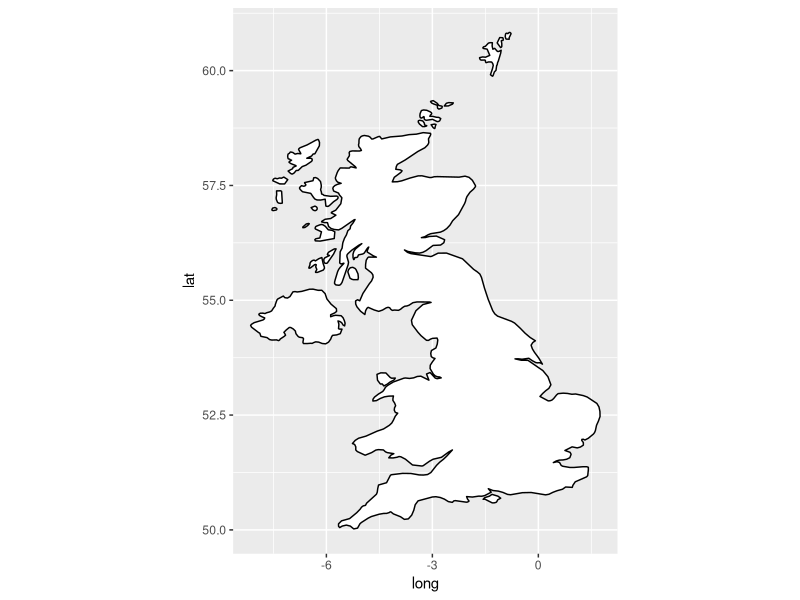

The R source for this figure: (Note: this script raises an error after producing the figure.)
# Plot strandings as hex grids rather than points
# Because it looks cool :)

library(ggplot2)
library(viridis)
library(dplyr)

# Extract UK map
uk <- map_data("world", region = "UK")

# Create base map
gg1 <- 
  ggplot() + 
  geom_polygon(data = uk, aes(x = long, y = lat, group = group), 
               fill = "white", color = "black") + 
  coord_fixed(1.3) 

# Read in the strandings data
ds <- read_csv("cleaned-data/cleandatesnames.csv")

# Remove NAs from coordinates
# And restrict to things in UK waters
ds <- ds %>%
  filter(!is.na(Latitude) & !is.na(Longitude)) %>%
  filter(Latitude < 65 & Latitude > 45) %>%
  filter(Longitude < 3 & Latitude > -8)

# Basic plot using viridis colour scheme
# Note that you can change bins and transparency
gg1+
geom_hex(data = ds, aes(y = Latitude, x= Longitude), bins = 25, alpha = 0.5) +
scale_fill_gradientn(colours = viridis(4))

# More complex plot, with axes removed, smaller bins, defined colours, and simpler legend
gg1+
  geom_hex(data = ds, aes(y = Latitude, x= Longitude), bins = 50, alpha = 0.5) +
  scale_fill_gradientn(colours = c("blue", "red")) +
  theme(axis.line  = element_blank(),
        axis.text  = element_blank(),
        axis.ticks = element_blank(),
        axis.title = element_blank()) +
  guides(fill = guide_colorbar(title = NULL, ticks = FALSE))


# And finally (I am in love with this feature)
# if you want to know the values for each of the hexagons...

gg2 <- gg1+
geom_hex(data = ds, aes(y = Latitude, x= Longitude), bins = 10, alpha = 0.5) +
scale_fill_gradientn(colours = viridis(4))

pg <- ggplot_build(gg2)

# Look at this object
pg

# Hex values are in pg$data[[2]]$count
pg$data[[2]]$count
